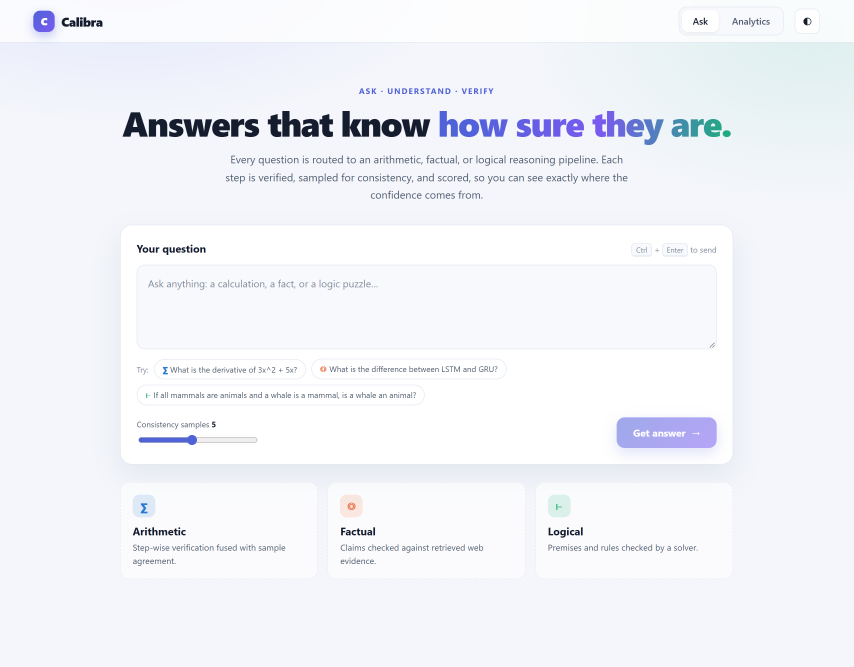
#> input picture report/figures/raw/ui_ask_empty.png, 2560 x 2000 px (shown at 1/3 size); its folder holds 4 pictures in this run
$ python crop_screenshots.py
#> lines starting #> are read from the running program, lines starting #| are printed output that depends on the picture
"""Crop full-page screenshots (report/figures/raw) to the region each figure discusses.

    report/.venv/Scripts/python.exe report/scripts/crop_screenshots.py

Boxes are (top, bottom) in device pixels of the 2x captures; width is kept.
"""
from pathlib import Path

from PIL import Image

FIG = Path(__file__).resolve().parents[1] / "figures"
RAW = FIG / "raw"

BOXES = {
    "ui_ask_empty": (0, None),
    "ui_ask_arithmetic": (1480, 3720),   # answer card, tiles, charts, first steps
    "ui_ask_factual": (3000, 4530),      # reasoning chain with expanded sources
    "ui_ask_logical": (3000, 4940),      # proof steps and knowledge base
    "ui_analytics": (0, None),
    "ui_run_history": (0, 2600),         # first rows of the history
    "ui_dark_detail": (0, 3060),         # run detail without trailing empty space
    "ui_json_view": (0, None),
    "ui_mobile": (1700, 4650),           # answer, gauge, tiles and charts at phone width
}


def trim_bottom(image: Image.Image, background_tolerance: int = 6) -> Image.Image:
    """Remove uniform rows at the bottom (empty page area)."""
    gray = image.convert("L")
    width, height = gray.size
    ref = gray.getpixel((width // 2, height - 1))
    bottom = height
    for y in range(height - 1, 0, -4):
        row = gray.crop((0, y, width, y + 1)).getextrema()
        if row[1] - row[0] > background_tolerance or abs(row[0] - ref) > background_tolerance:
            bottom = min(height, y + 40)
            break
    return image.crop((0, 0, width, bottom))


def main():
    for name, (top, bottom) in BOXES.items():
        src = RAW / f"{name}.png"
        if not src.exists():
            print("missing", src)
            continue
        image = Image.open(src)
#> image is the input picture: PIL image 2560x2000 RGB; mean R, G, B 241.3, 243.3, 248.3
        box = (0, top, image.width, bottom or image.height)
#> box = (0, 0, 2560, 2000)
        cropped = trim_bottom(image.crop(box))
#> in trim_bottom, `ref = gray.getpixel((width // 2, height - 1))`: ref = 246
#> in trim_bottom, `return image.crop((0, 0, width, bottom))`:
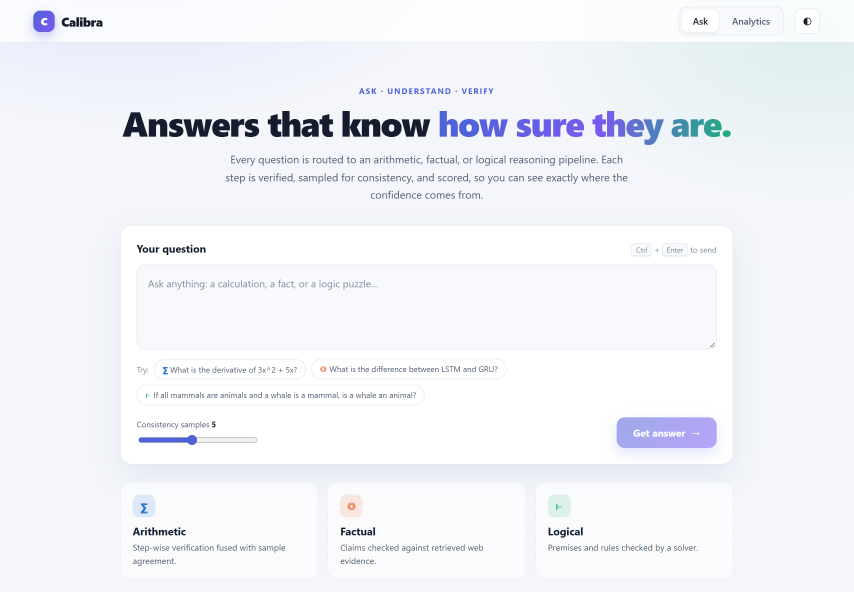
#> returned value: PIL image 2560x1775 RGB (shown at 1/3 size); mean R, G, B 241, 243, 248
        cropped.save(FIG / f"{name}.png", optimize=True)
        print(name, cropped.size)
#| ui_ask_empty (2560, 1775)
#> pass 2 of the loop in main, `for name, (top, bottom) in BOXES.items():`:
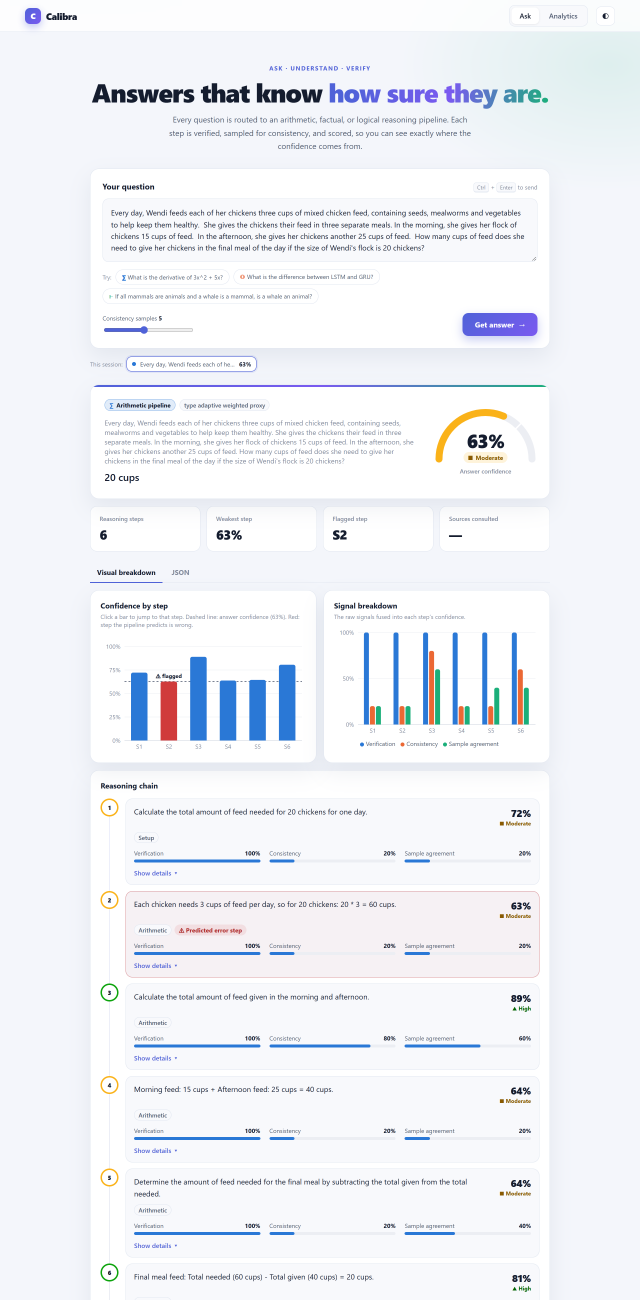
#> input picture report/figures/raw/ui_ask_arithmetic.png, 2560 x 5200 px (shown at 1/4 size)
#> in main, image is the input picture: PIL image 2560x5200 RGB; mean R, G, B 239.5, 241.7, 246.6
#> in trim_bottom (call 2), `gray = image.convert("L")`:
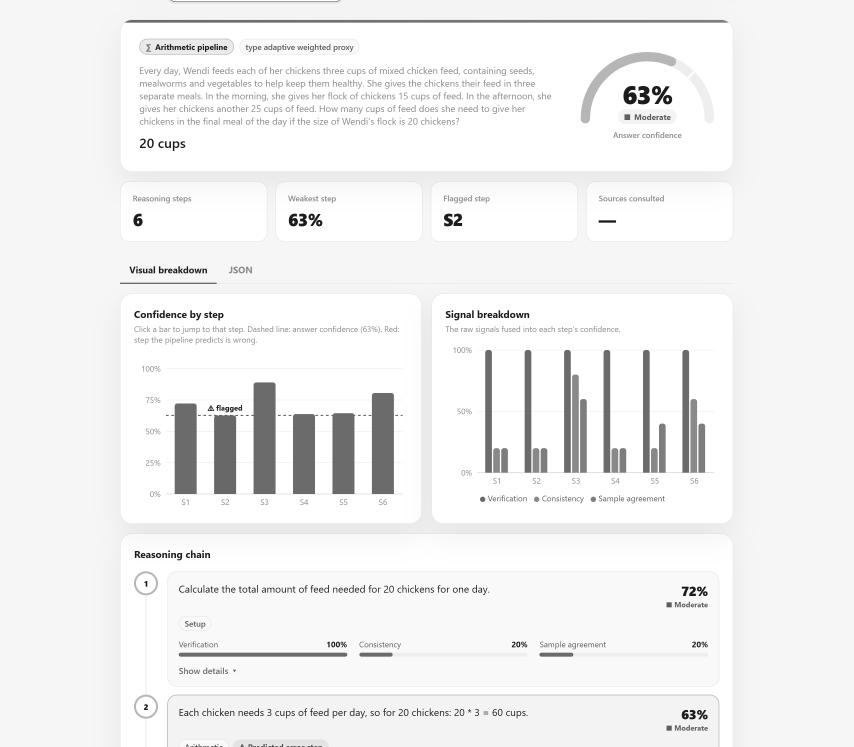
#> gray: PIL image 2560x2240 L (shown at 1/3 size); min 28, max 255, mean 241.4
#> ref = 243
#> the loop in trim_bottom (call 2), `for y in range(height - 1, 0, -4):` made 1 pass
#> row on pass 1: (82, 255)
#> in trim_bottom (call 2), `return image.crop((0, 0, width, bottom))`:
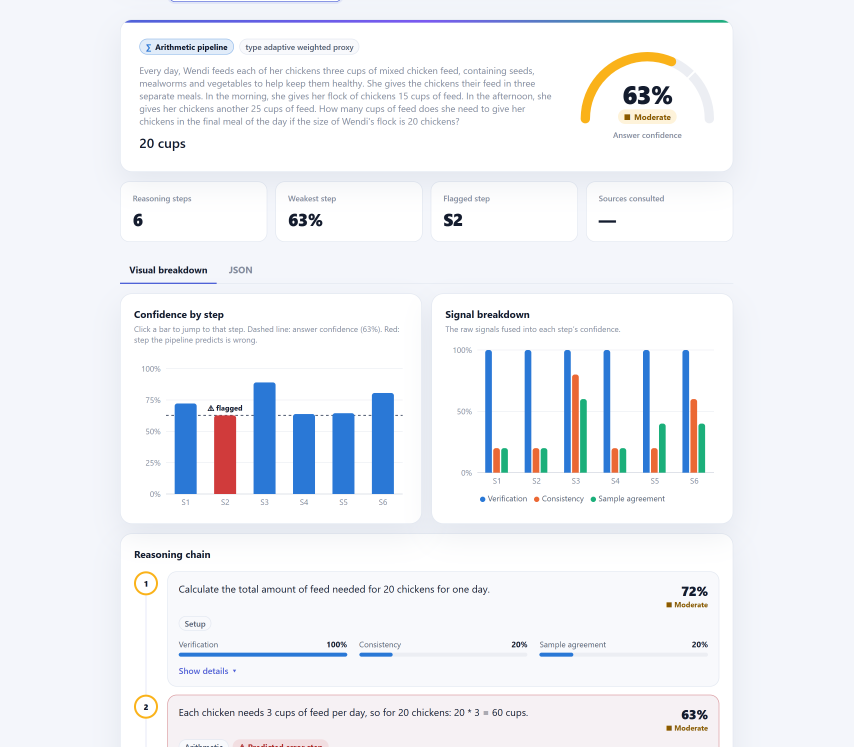
#> returned value: PIL image 2560x2240 RGB (shown at 1/3 size); mean R, G, B 239.3, 241.6, 246.3
#| ui_ask_arithmetic (2560, 2240)
#> pass 3 of the loop in main, `for name, (top, bottom) in BOXES.items():`:
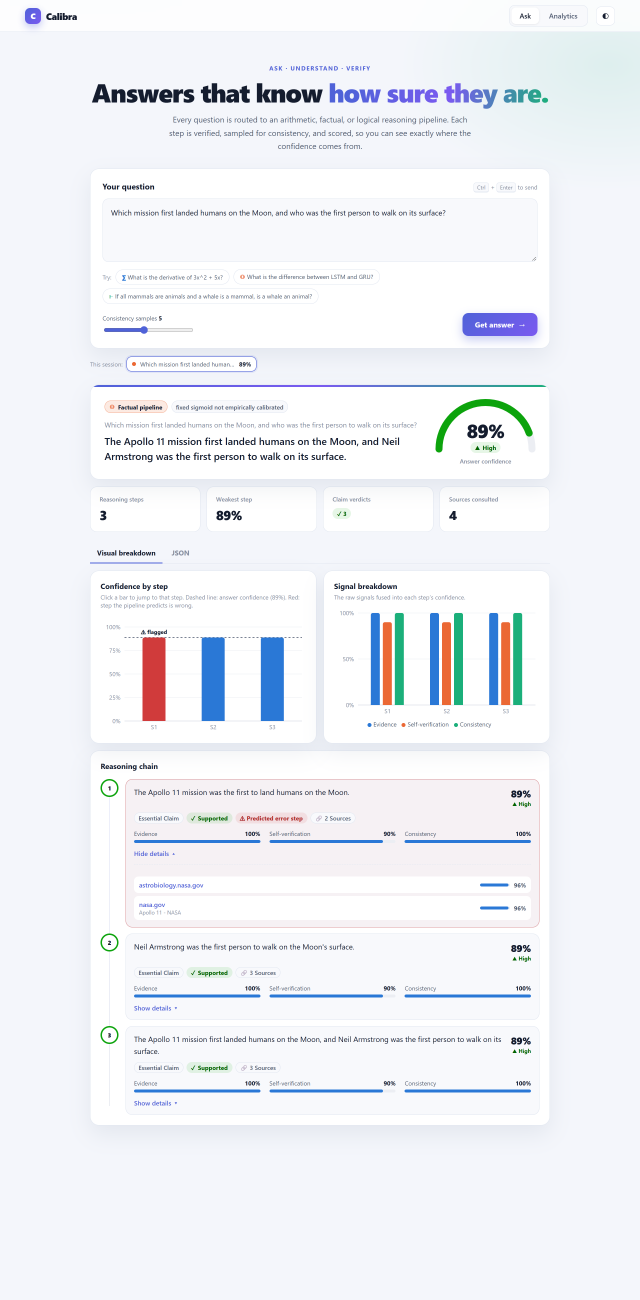
#> input picture report/figures/raw/ui_ask_factual.png, 2560 x 5200 px (shown at 1/4 size)
#> in main, image is the input picture: PIL image 2560x5200 RGB; mean R, G, B 239.4, 241.6, 246.2
#> in trim_bottom (call 3), `gray = image.convert("L")`:
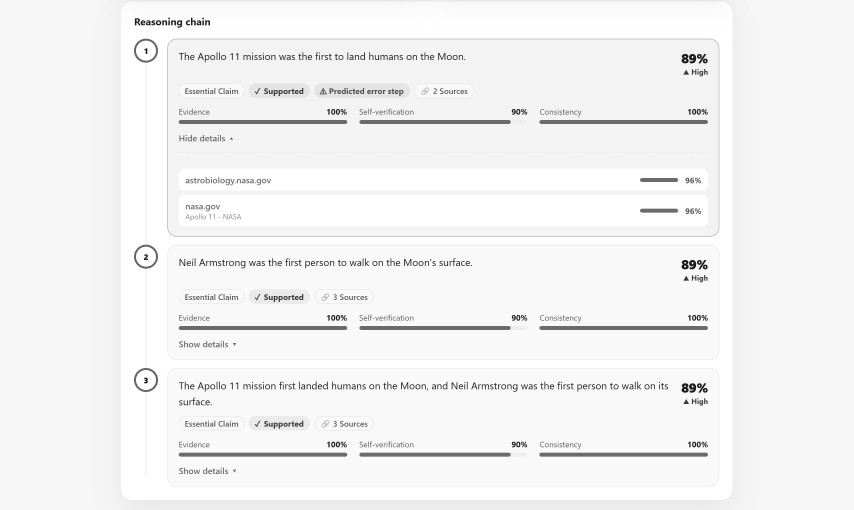
#> gray: PIL image 2560x1530 L (shown at 1/3 size); min 28, max 255, mean 242.8
#> ref = 237
#> the loop in trim_bottom (call 3), `for y in range(height - 1, 0, -4):` made 1 pass
#> row on pass 1: (237, 246)
#> in trim_bottom (call 3), `return image.crop((0, 0, width, bottom))`:
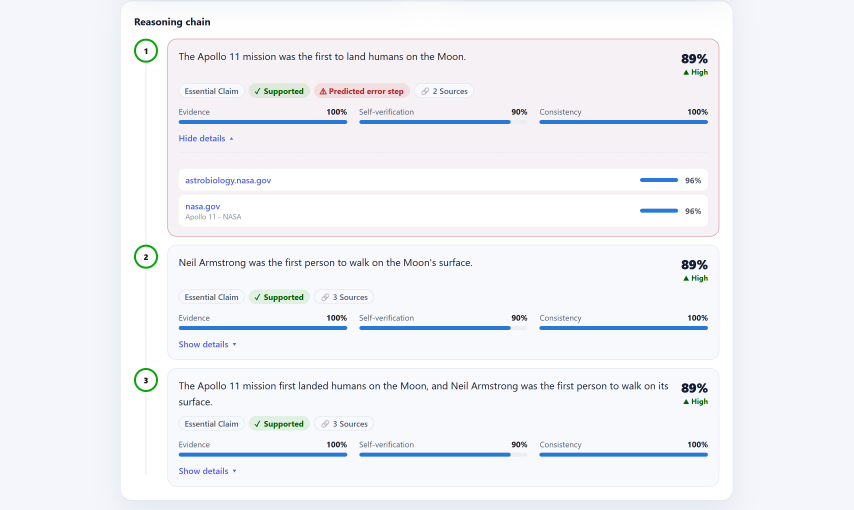
#> returned value: PIL image 2560x1530 RGB (shown at 1/3 size); mean R, G, B 241.3, 242.7, 247.1
#| ui_ask_factual (2560, 1530)
#> the loop made 9 passes; the first 3 are shown


if __name__ == "__main__":
    main()
